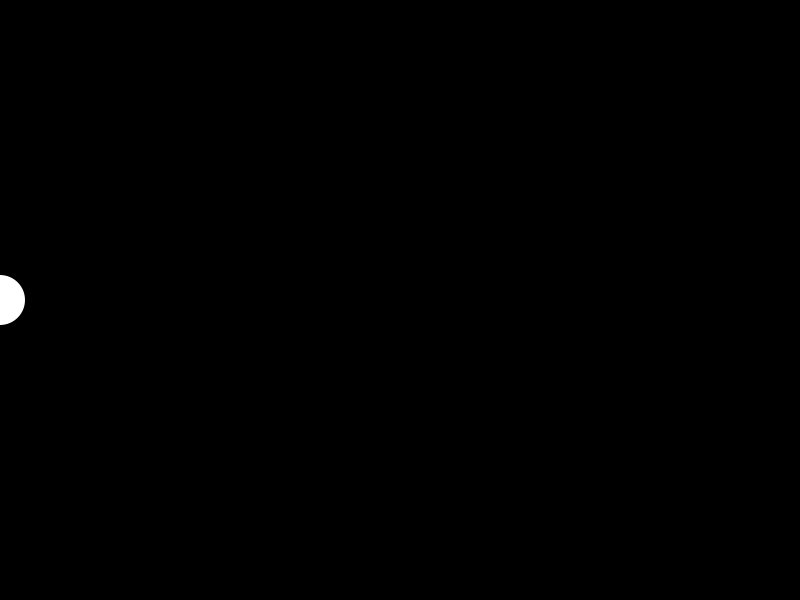
Frame 1 (no input)
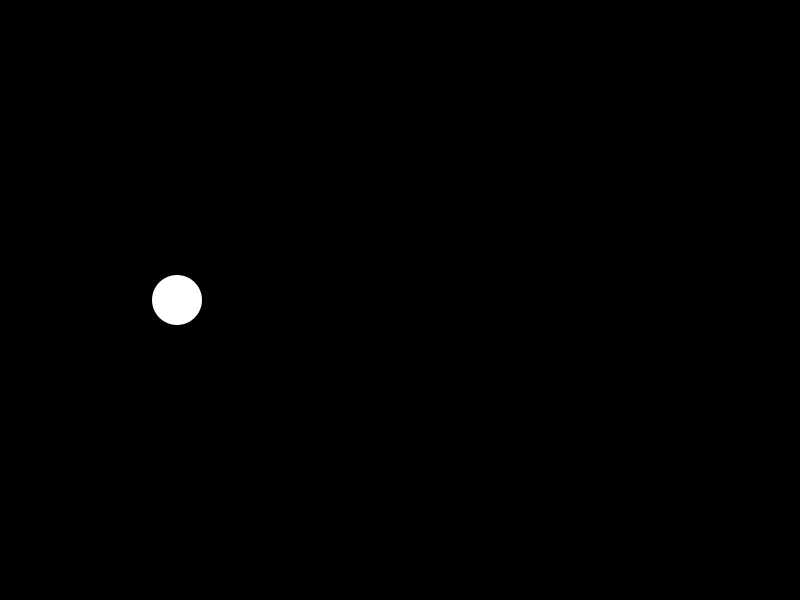
Frame 60 (the mouse pressed at the canvas centre just before this capture)
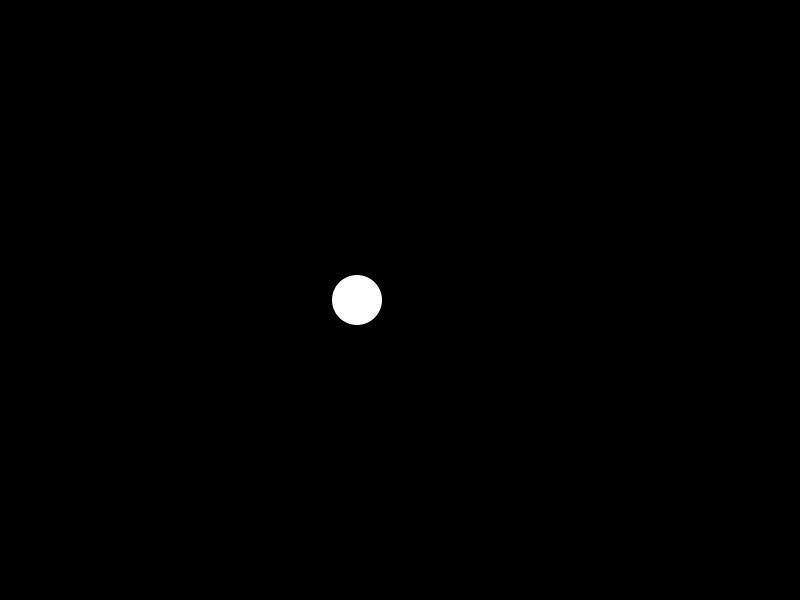
Frame 120 (the mouse held since frame 60 and released just before this capture)

The Processing sketch that drew these frames (run headless with seeded random() and noise(); from frame 60 on, the mouse is pressed at the canvas centre):

// Processing sketch: circle
// ── circle.pde
float dx = 0;
float sx = 3;

void setup()
{
  size(800,600);  
}

void draw()
{
  noStroke();
  fill(0,0,0);
  rect(0,0,width,height);
  fill(255);
  circle(dx,height/2,50);
  dx = dx + sx;
  if(dx > 800 || dx<0)
  {
    sx = sx * (-1);
  }
  println(dx);
  
}
